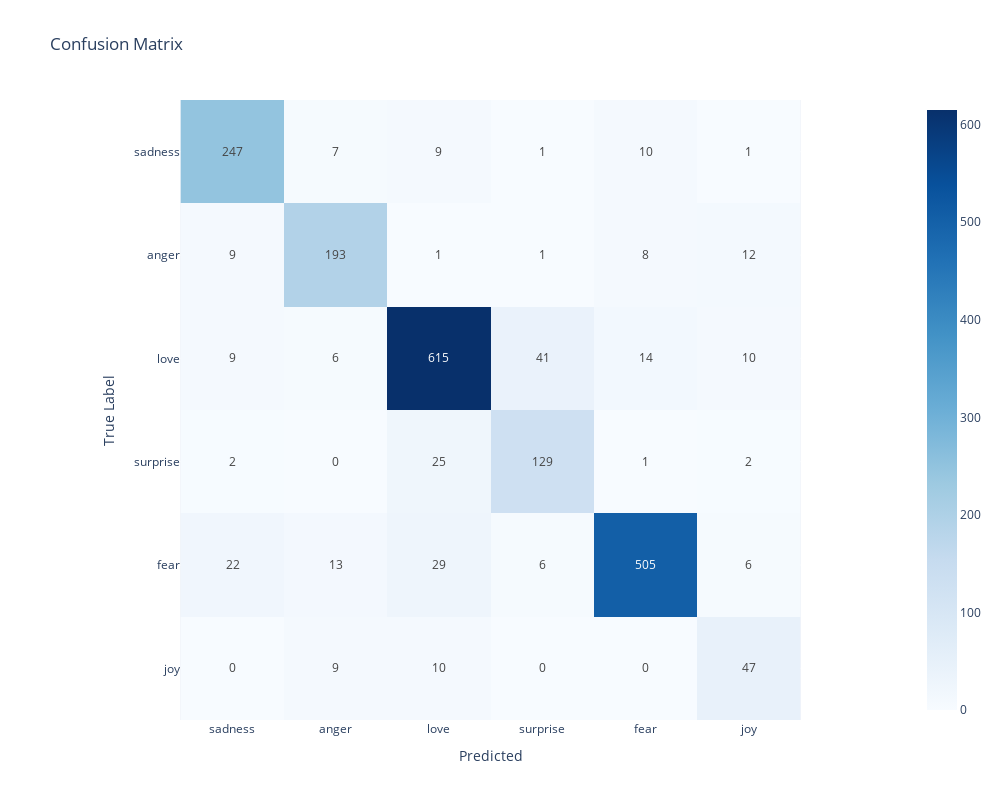

Notebook cell for this chart:
### Markdown cell above
## 6 - RandomForestClassifier

### Code cell
model = Model(X_train, y_train, X_test, y_test, RandomForestClassifier(random_state = 42), TfidfVectorizer(), balancer=SMOTE(random_state=42))
model.fit()
y_pred = model.predict()
model.report(y_pred, class_labels)

### Figure 1 — Plotly figure (JSON) as saved in the notebook; plotly's stock layout.template omitted (floating-point values rounded to 4 significant figures)
{"data": [{"coloraxis": "coloraxis", "hovertemplate": "Predicted: %{x}<br>True Label: %{y}<br>color: %{z}<extra></extra>", "name": "0", "texttemplate": "%{z}", "type": "heatmap", "x": ["sadness", "anger", "love", "surprise", "fear", "joy"], "xaxis": "x", "y": ["sadness", "anger", "love", "surprise", "fear", "joy"], "yaxis": "y", "z": [[247, 7, 9, 1, 10, 1], [9, 193, 1, 1, 8, 12], [9, 6, 615, 41, 14, 10], [2, 0, 25, 129, 1, 2], [22, 13, 29, 6, 505, 6], [0, 9, 10, 0, 0, 47]]}], "layout": {"coloraxis": {"colorscale": [[0, "rgb(247,251,255)"], [0.125, "rgb(222,235,247)"], [0.25, "rgb(198,219,239)"], [0.375, "rgb(158,202,225)"], [0.5, "rgb(107,174,214)"], [0.625, "rgb(66,146,198)"], [0.75, "rgb(33,113,181)"], [0.875, "rgb(8,81,156)"], [1, "rgb(8,48,107)"]]}, "height": 800, "title": {"text": "Confusion Matrix"}, "width": 1000, "xaxis": {"anchor": "y", "constrain": "domain", "domain": [0, 1], "scaleanchor": "y", "title": {"text": "Predicted"}}, "yaxis": {"anchor": "x", "autorange": "reversed", "constrain": "domain", "domain": [0, 1], "title": {"text": "True Label"}}}}
